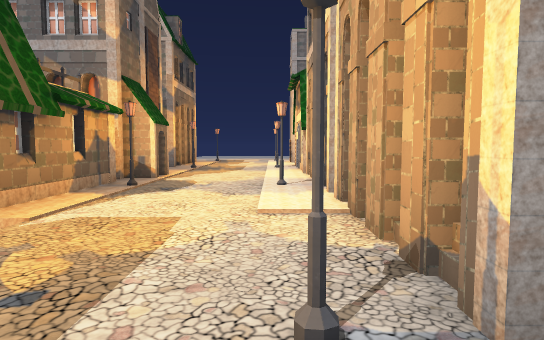
[1] (above)

22 first-person views from a walk through a scene from a Unity 3-D project. The camera is 1.5 m above the floor, tilts 4° down and sees 75° across. The floor is counted in squares, 2 m on a side. Each view is taken from the middle of a square. On the plan, view 1 faces up. The plan holds only what a view shows up to about 11 squares ahead; the rest is blank. The place goes on beyond the plan.

[2]
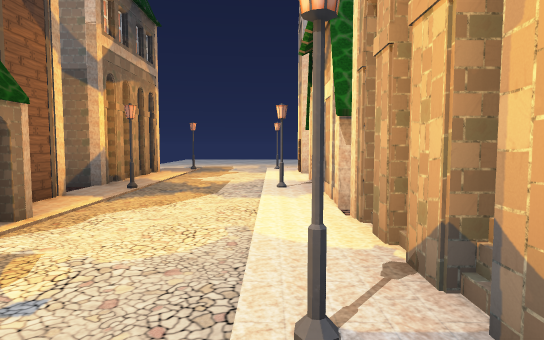

[3]
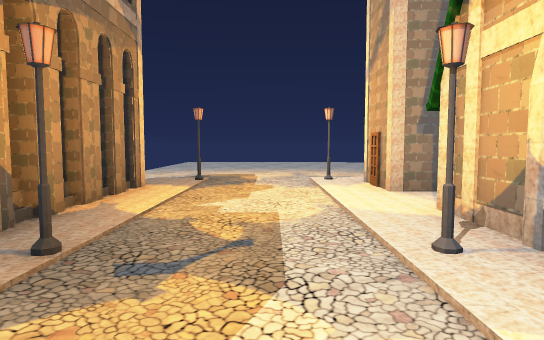

[4]
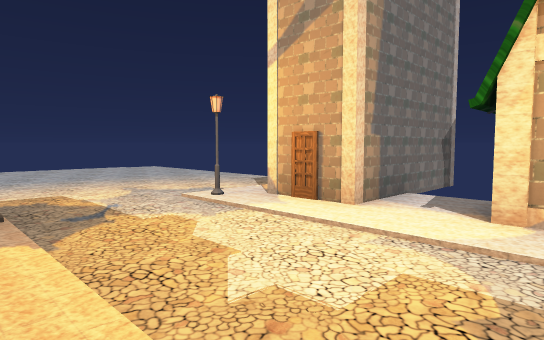

[5]
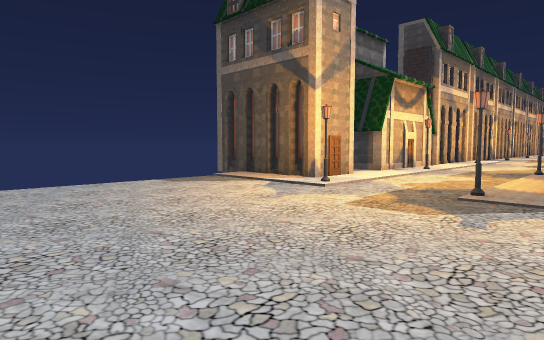

[6]
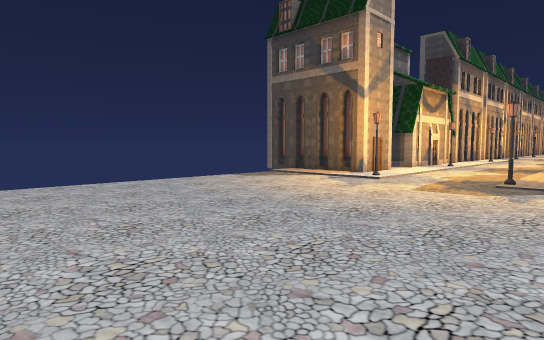

[7]
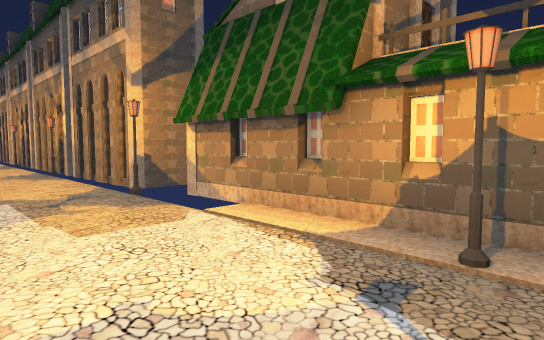

[8]
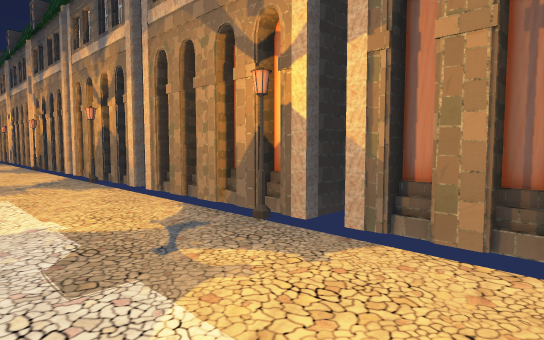

[9]
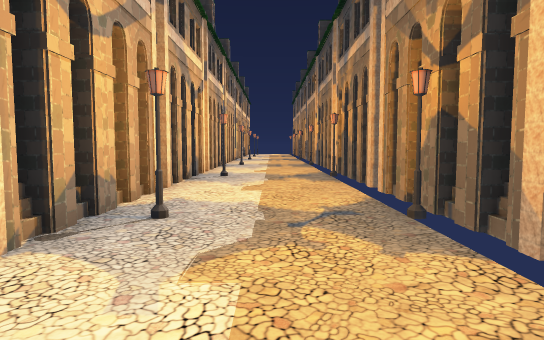

[10]
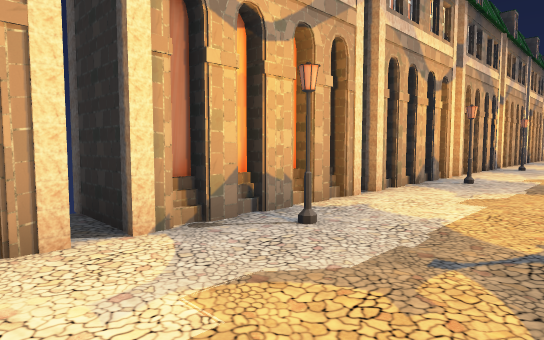

[11]
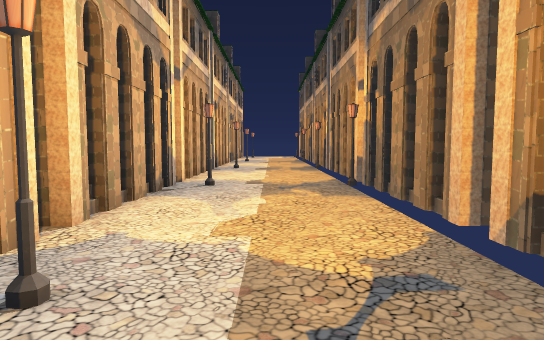

[12]
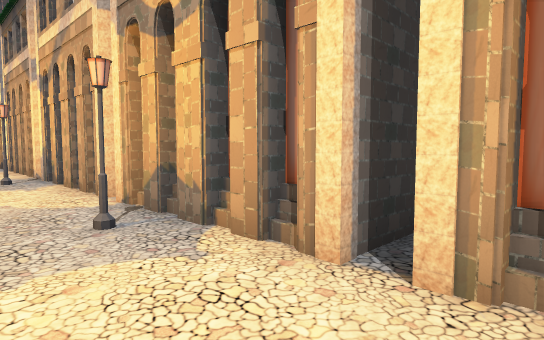

[13]
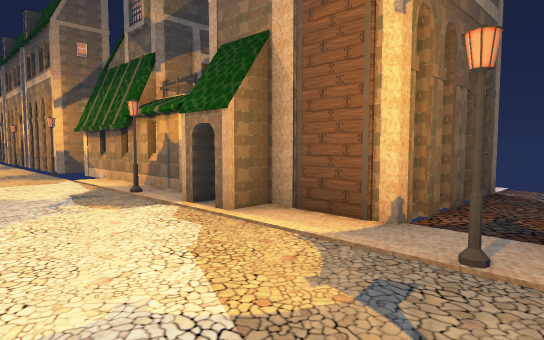

[14]
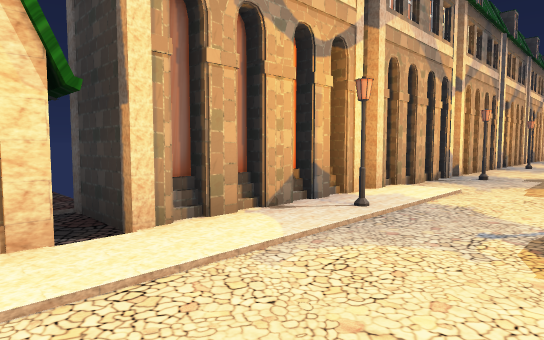

[15]
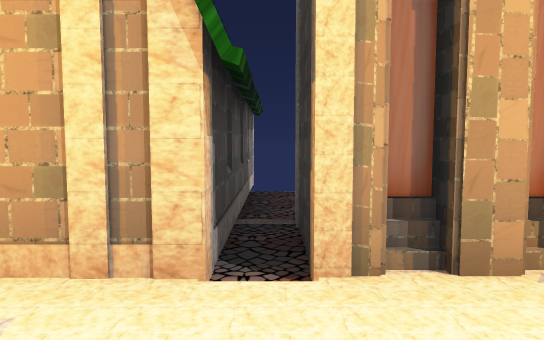

[16]
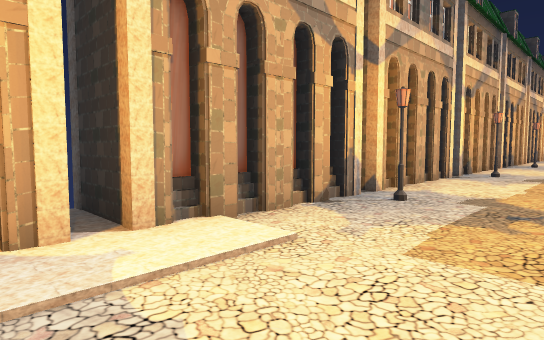

[17]
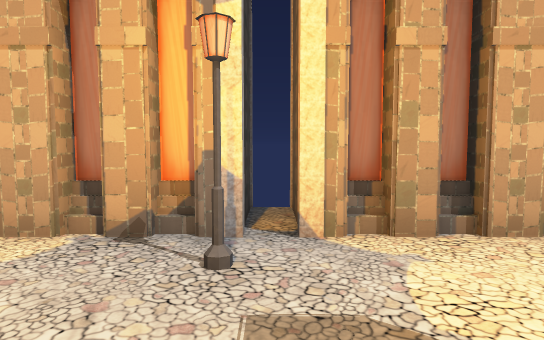

[18]
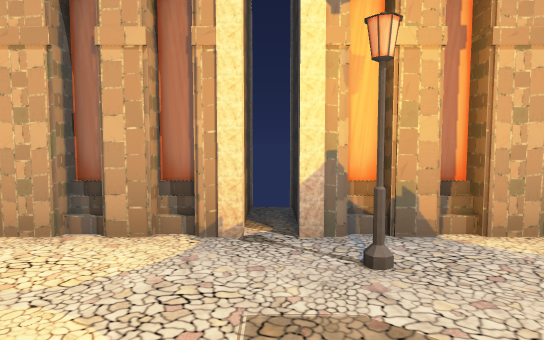

[19]
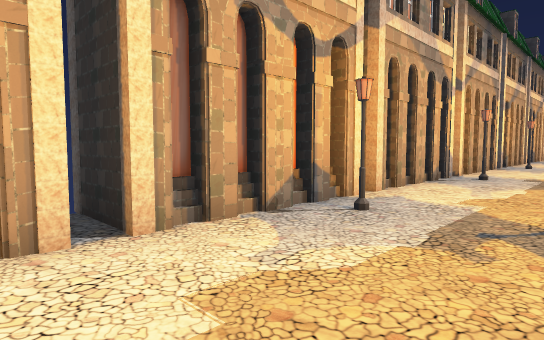

[20]
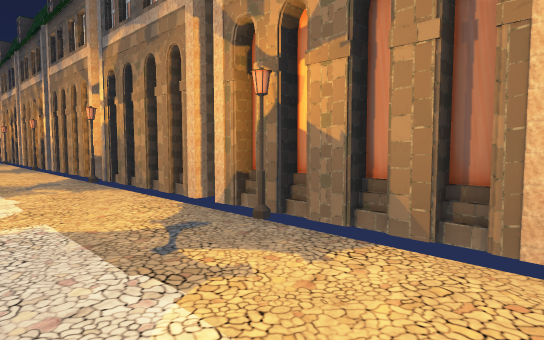

[21]
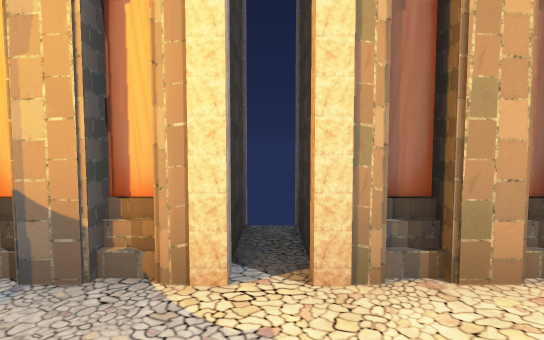

[22]
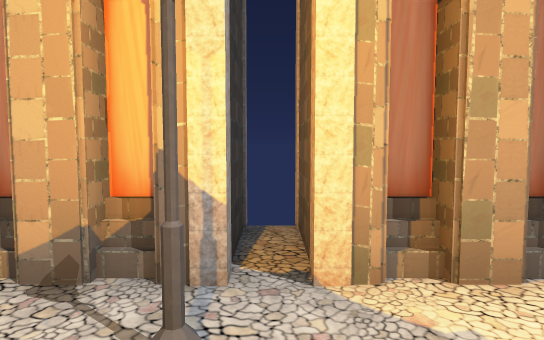

### Floor plan
Key: @ floor where view 1 was taken; # wall or solid block; x gap in a wall; . floor; / step, stairs or slope.
Columns run from 7 left of view 1 to 5 right of it. Each row starts with its distance up from view 1.
 24    .....
 23    ........
 22    ........
 21    ........
 20    ........
 19    ........
 18    ........
 17    ........
 16     .#..#/.x
 15    #....###
 14    #......##
 13    #......
 12    #....##
 11 .....#..#
 10 .###....#####
  9    #........#
  8    ##...##
  7     #...#
  6     #...#
  5     #.....
  4     #...##
  3     #...##
  2     #...##
  1     #..#..
  0     #..@##
 -1     #...##
 -2     #...##
 -3     #.....
 -4     #...##
 -5     #...#
 -6     #...#
 -7     #.....
 -8     #...##
 -9     #...##
-10     #...##
-11     #.....
-12     #...##
-13     #...##
-14     #...##
-15     #.....
-16     #...##
-17     #...##
-18     #...##
-19     #..#..
-20     #...##
-21     #...#

Positions as (right, up) in squares from view 1, and headings:
1: (0, 0), facing up
2: (0, 5), facing up
3: (-1, 9), facing up
4: (-3, 12), facing up-right
5: (-4, 22), facing down-right
6: (-4, 24), facing down-right
7: (0, 7), facing down-left
8: (0, -1), facing down-left
9: (-1, -5), facing down
10: (-2, -6), facing down-right
11: (-1, -12), facing down
12: (-1, -12), facing up-right
13: (0, 12), facing down-left
14: (-2, 10), facing down-right
15: (-1, 9), facing right
16: (-2, 6), facing down-right
17: (-2, 1), facing right
18: (-2, -3), facing right
19: (-2, -10), facing down-right
20: (0, -11), facing down-left
21: (-1, -15), facing right
22: (-1, -19), facing right
